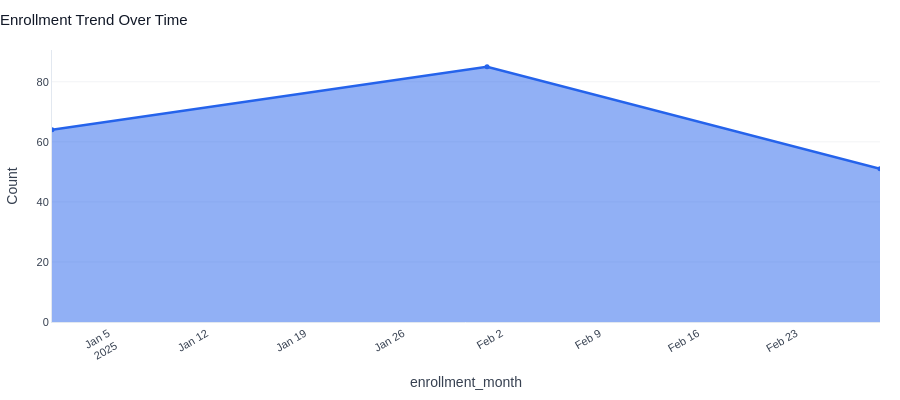

Write notebook code for a chart like this one.
### Code cell
# Enrollment Trend Over Time
enroll_trend = (students.groupby('enrollment_month').size()
                .reset_index(name='Count').sort_values('enrollment_month'))
fig = px.area(enroll_trend, x='enrollment_month', y='Count',
              color_discrete_sequence=[PALETTE['primary']], markers=True)
fig.update_traces(line_width=2.5, marker_size=5)
clean_layout(fig, 'Enrollment Trend Over Time')
fig.update_xaxes(tickangle=-30)
fig.show()

### Figure 1 — Plotly figure (JSON) as saved in the notebook; plotly's stock layout.template omitted (floating-point values rounded to 4 significant figures)
{"data": [{"fillpattern": {"shape": ""}, "hovertemplate": "enrollment_month=%{x}<br>Count=%{y}<extra></extra>", "legendgroup": "", "line": {"color": "#2563EB", "width": 2.5}, "marker": {"size": 5, "symbol": "circle"}, "mode": "lines+markers", "name": "", "orientation": "v", "showlegend": false, "stackgroup": "1", "type": "scatter", "x": ["2025-01", "2025-02", "2025-03"], "xaxis": "x", "y": [64, 85, 51], "yaxis": "y"}], "layout": {"font": {"color": "#374151", "family": "Arial", "size": 12}, "height": 400, "legend": {"bgcolor": "rgba(0,0,0,0)", "font": {"size": 11}, "orientation": "h", "tracegroupgap": 0, "x": 1, "xanchor": "right", "y": 1.02, "yanchor": "bottom"}, "margin": {"b": 20, "l": 20, "r": 20, "t": 50}, "paper_bgcolor": "white", "plot_bgcolor": "white", "title": {"font": {"color": "#111827", "size": 15}, "text": "Enrollment Trend Over Time", "x": 0}, "xaxis": {"anchor": "y", "domain": [0, 1], "linecolor": "#E2E8F0", "showgrid": false, "tickangle": -30, "tickfont": {"size": 11}, "title": {"text": "enrollment_month"}}, "yaxis": {"anchor": "x", "domain": [0, 1], "gridcolor": "#F3F4F6", "linecolor": "#E2E8F0", "tickfont": {"size": 11}, "title": {"text": "Count"}}}}
